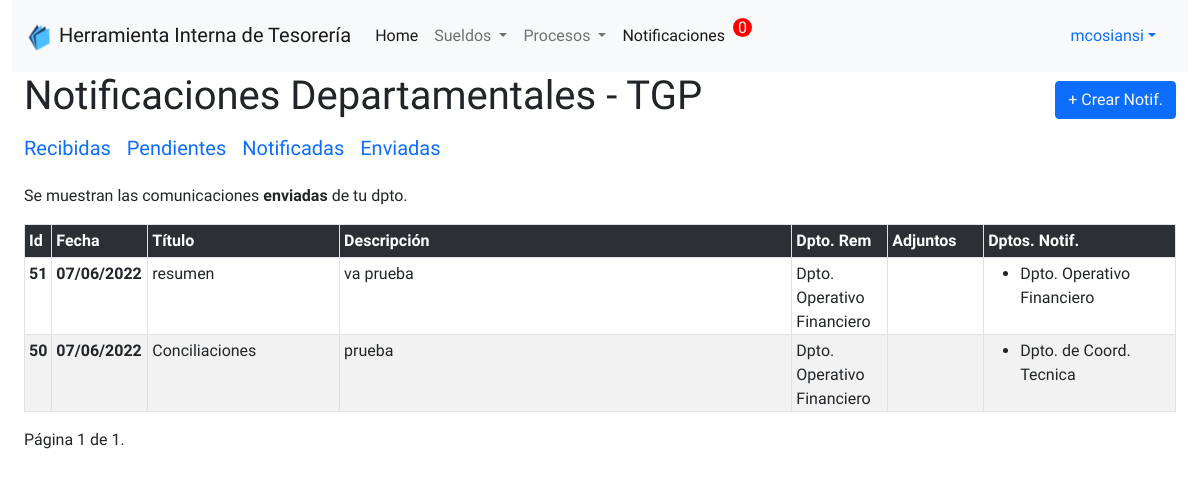
The app's page /notificaciones/f/enviadas (signed in) with its own data.
### notificaciones/models.py (models this page shows)
class Notificaciones(models.Model):
	titulo = models.CharField(max_length=255)
	descripcion = models.TextField()
	archivo1 = models.FileField(
		upload_to=content_file_name,
		blank=True,null=True)
	archivo2 = models.FileField(
		upload_to=content_file_name,
		blank=True,null=True)
	archivo3 = models.FileField(
		upload_to=content_file_name,
		blank=True,null=True)
	archivo4 = models.FileField(
		upload_to=content_file_name,
		blank=True,null=True)
	archivo5 = models.FileField(
		upload_to=content_file_name,
		blank=True,null=True)
	usuario_remitente = models.ForeignKey(User,on_delete=models.CASCADE)
	depto_rem = models.ForeignKey(Group,on_delete=models.CASCADE,related_name='Departamento_Origen')
	usuarios_notif = models.TextField(blank=True,null=True) #diccionario con el usuario y la fecha
	deptos_destino = models.ManyToManyField(Group,related_name='Departamentos_Destino')
	deptos_notif = models.ManyToManyField(Group,related_name='Departamentos_Notificados',blank=True)
	created = models.DateTimeField(auto_now_add=True, verbose_name="Fecha de creación")
	updated = models.DateTimeField(auto_now=True, verbose_name="Fecha de edición")
	anotaciones = models.TextField(blank=True,null=True)
	class Meta:
		verbose_name = "Notificacion"
		verbose_name_plural = "Notificaciones"
		ordering = ['-created']

### notificaciones/views.py (the view)
# urls.py: path('', views.NotificaionesListView.as_view(), name='notificaciones'),
@method_decorator(login_required(login_url='/accounts/login/'), name='dispatch')
class NotificaionesListView(ListView):
	model = Notificaciones
	paginate_by = 10
	def get_queryset(self):
		grupo_user = self.request.user.groups.all()[0]
		queryset = Notificaciones.objects.filter(deptos_destino=grupo_user)
		status = self.kwargs.get('status', None)
		if status:
			if status == 'pendientes':
				queryset = Notificaciones.objects.filter(deptos_destino=grupo_user).exclude(deptos_notif=grupo_user)
			elif status == 'notificadas':
				queryset = Notificaciones.objects.filter(deptos_destino=grupo_user).filter(deptos_notif=grupo_user)
			elif status == 'enviadas':
				queryset = Notificaciones.objects.filter(depto_rem=grupo_user)
			else:
				queryset = Notificaciones.objects.filter(deptos_destino=grupo_user)
		return queryset
	def get_context_data(self,**kwargs):
		context = super(NotificaionesListView,self).get_context_data(**kwargs)
		status = self.kwargs.get('status', None)
		if status:
			context['filtro'] = status
		return context

### core/templatetags/tags.py (called while the page is built)
@register.filter
def n_notif(dpto):
	try:
	    notif = Notificaciones.objects.filter(deptos_destino=dpto)
	    notif = notif.exclude(deptos_notif=dpto)
	    return len(notif)
	except:
		return 0

@register.filter(name='has_group')
def has_group(user, group_name):
    group = Group.objects.get(name=group_name)
    return True if group in user.groups.all() else False

### notificaciones/templates/notificaciones/notificaciones_list.html (shortened to what this page needs)
{% extends 'core/base.html' %}
{% block content %}
  <div class="container-fluid">
    <div class="row align-items-center">
      <div class="d-flex flex-row align-items-center flex-nowrap">
        <h1 class="w-75">Notificaciones Departamentales - TGP</h1>
        <div class="d-flex flex-row-reverse w-25">
          <a  href="{% url 'notificaciones_create' %}" class="btn btn-primary link-light">+ Crear Notif.</a>
        </div>
      </div>
    </div>
    <div class="row align-items-center">
      <ul class='d-flex flex-row'>
        <a class="navbar-brand" href="{% url 'notificaciones' %}">Recibidas</a>
        <a class="navbar-brand" href="{% url 'notificaciones_f' status='pendientes' %}">Pendientes</a>
        <a class="navbar-brand" href="{% url 'notificaciones_f' status='notificadas' %}">Notificadas</a>
        <a class="navbar-brand" href="{% url 'notificaciones_f' status='enviadas' %}">Enviadas</a>
      </ul>
      {% if filtro %}
        <p class="mb-0">Se muestran las comunicaciones <strong>{{filtro}}</strong> de tu dpto.</p>
      {% else %}
        <p class="mb-0">Se muestran <strong>todas</strong> las comunicaciones <strong>recibidas</strong> de tu dpto.</p>
      {% endif %}
    </div>
    {% if object_list %}
    <table class="table table-sm table-bordered table-striped">
      <tr class="table-dark align-middle border">
        <th class="columna_num">Id</th>
        <th class="col-1">Fecha</th>
        <th class="col-2">Título</th>
        <th>Descripción</th>
        <th class="col-1">Dpto. Rem</th>
        <th class="col-1">Adjuntos</th>
        <th class="col-2">Dptos. Notif.</th>
      </tr>
      {% for n in object_list %}
        <tr  class="p-0 tr-click" onclick="window.location.href='{% url 'notificaciones_update' n.id %}'">
          <td class="pb-0"><strong>{{n.id}}</strong></td>
          <td class="pb-0"><strong>{{n.created|date:'d/m/Y'}}</strong></td>
          <td class="pb-0">{{n.titulo}}</td>
          <td class="pb-0">{{n.descripcion}}</td>
          <td class="pb-0">{{n.depto_rem}}</td>
          <td class="align-top pb-0">
          </td>
          <td class="pb-0">
            <ul class="mb-0">
              {% for group in n.deptos_notif.all %}
                <li>{{group}}</li>
              {% endfor %}
            </ul>
          </td>
        </tr>
      {% endfor %}
    </table>
    <div class="pagination">
            <span class="step-links">
                <span class="current">
                    Página {{ page_obj.number }} de {{ page_obj.paginator.num_pages }}.
                </span>
            </span>
        </div>
    {% else %}
      <p>No hay Notificaciones</p>
    {% endif %}
  </div>
{% endblock %}

### core/templates/core/base.html (shortened to what this page needs)
<!DOCTYPE html>
<html lang="es">
<head>
    {% load static %}
    {% load tags %}
    <link rel="stylesheet" href="{% static 'core/bootstrap/css/style.css' %}">
    <link rel="stylesheet" href="{% static 'core/bootstrap/css/bootstrap.min.css' %}">
</head>
<body>
        <div class="container-fluid wrapper">
            <nav class="navbar navbar-expand-lg navbar-light bg-light">
                <div class="container-fluid">
                    <a href="{% url 'home' %}" class="navbar-brand">
                        <img src="{% static 'core/img/TGP - NBG.png' %}" width="30" height="30" alt="">
                        Herramienta Interna de Tesorería
                    </a>
                  <div class="collapse navbar-collapse" id="navbarNavDropdown">
                    <ul class="navbar-nav">
                      <li class="nav-item">
                        <a class="nav-link active" aria-current="page" href="{% url 'home' %}">Home</a>
                      </li>
                      {% if request.user|has_group:"Dpto. Operativo Financiero" or request.user|has_group:"Dpto. Egresos Financieros"%}
                      <li class="nav-item dropdown">
                        <a class="nav-link dropdown-toggle" href="#" id="navbarDropdownMenuLink" role="button" data-bs-toggle="dropdown" aria-expanded="false">
                          Sueldos
                        </a>
                      </li>
                      {% endif %}
                      <li class="nav-item dropdown">
                        <a class="nav-link dropdown-toggle" href="#" id="navbarDropdownMenuLink1" role="button" data-bs-toggle="dropdown" aria-expanded="false">
                          Procesos
                        </a>
                      </li>
                      {% if request.user.is_authenticated %}
                      <a href="{% url 'notificaciones' %}" class="nav-link active">Notificaciones</a>
                      <div>
                        <a href="{% url 'notificaciones_f' status='pendientes' %}" class="circuloNotif link-light">{{user.groups.all.0.id|n_notif }}</a>
                      </div>
                      {% endif %}
                    </ul>
                  </div>
                </div>
                {% if request.user.is_authenticated %}
                <div class="nav-link dropdown">
                  <a class="nav-link dropdown-toggle" href="#" role="button" data-bs-toggle="dropdown" aria-expanded="false" id="navbarDropdownMenuLink4">{{user.username}}</a>
                </div>
                {% else %}
                  <a class="btn btn-primary" href="{% url 'login' %}">Acceder</a>
                {% endif %}
              </nav>
            {% block content %}{% endblock %}
        </div>
<br>
</body>
</html>

### records on screen
Notificaciones: id "51", created "07/06/2022", titulo "resumen", descripcion "va prueba", depto_rem "Dpto. Operativo Financiero"
Notificaciones: id "50", created "07/06/2022", titulo "Conciliaciones", descripcion "prueba", depto_rem "Dpto. Operativo Financiero"

### other values on screen
{{ user.groups.all.0.id|n_notif }} "0"
{{ user.username }} "mcosiansi"
{{ filtro }} "enviadas"
{{ group }} "Dpto. Operativo Financiero"
{{ group }} "Dpto. de Coord. Tecnica"
{{ page_obj.number }} "1"
{{ page_obj.paginator.num_pages }} "1"
